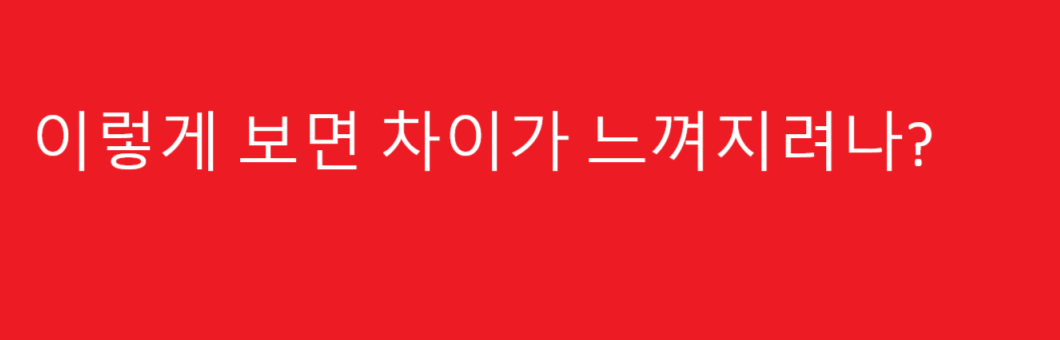
#> input picture 테스트용 코드들/c.png, 1060 x 340 px
$ python 'bgr weight test.py'
#> lines starting #> are read from the running program, lines starting #| are printed output that depends on the picture
import cv2 as cv
import numpy as np
import matplotlib.pyplot as plt

# 이미지 불러오기 (BGR)
img = cv.imread('c.png')
#> img is the input picture: shape (340, 1060, 3); mean B, G, R 42.5, 34.7, 237.5
if img is None:
    print("이미지를 불러올 수 없습니다.")
    exit()

# OpenCV 방식 (가중치: 0.114 B, 0.587 G, 0.299 R)
gray_cv = cv.cvtColor(img, cv.COLOR_BGR2GRAY)
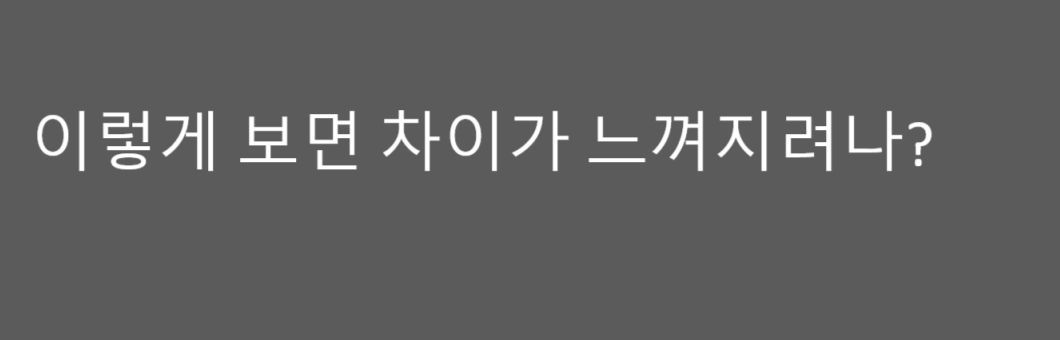
#> gray_cv: shape (340, 1060); min 91, max 255, mean 95.8

# 사용자 방식 (균등 가중치: 1/3씩)
# BGR에서 RGB로 변환
img_rgb = cv.cvtColor(img, cv.COLOR_BGR2RGB)
# R, G, B 채널 분리
print(img.shape)
#| (340, 1060, 3)
R = img_rgb[:, :, 0].astype(np.float32)
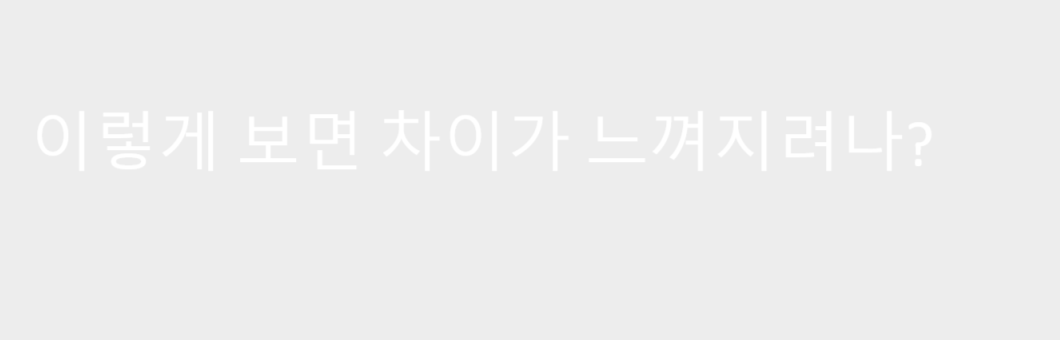
#> R: shape (340, 1060) float32; min 237, max 255, mean 237.5
G = img_rgb[:, :, 1].astype(np.float32)
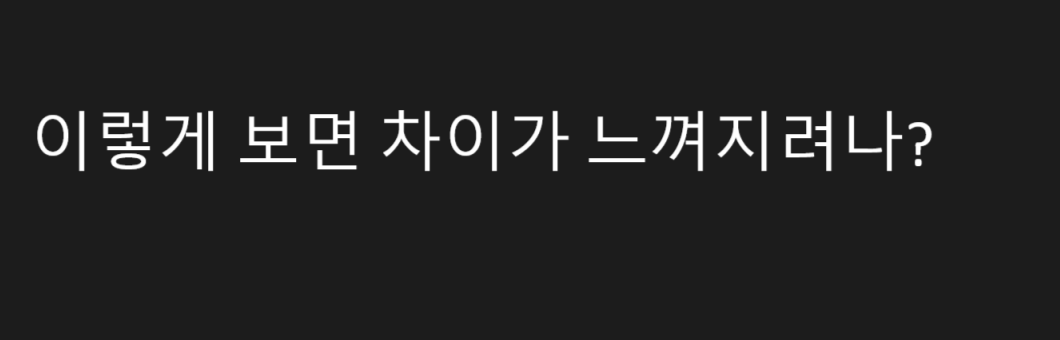
#> G: shape (340, 1060) float32; min 28, max 255, mean 34.7
B = img_rgb[:, :, 2].astype(np.float32)

# 평균 계산 후 uint8로 변환
gray_uniform = ((R + G + B) / 3).astype(np.uint8)

print(img[150][150],gray_cv[150][150], gray_uniform[150][150])
#| [ 41  33 237] 95 103

# 결과 시각화
plt.figure(figsize=(12, 4))

plt.subplot(1, 3, 1)
plt.title('Original')
plt.imshow(img_rgb)
plt.axis('off')

plt.subplot(1, 3, 2)
plt.title('OpenCV Grayscale')
plt.imshow(gray_cv, cmap='gray')
plt.axis('off')

plt.subplot(1, 3, 3)
plt.title('Uniform Grayscale (0.3333)')
plt.imshow(gray_uniform, cmap='gray')
plt.axis('off')

plt.tight_layout()
plt.show()
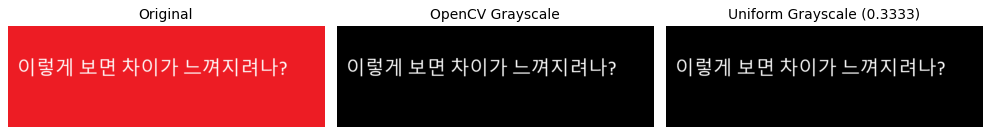
#> figure drawn by matplotlib, 3 panels
